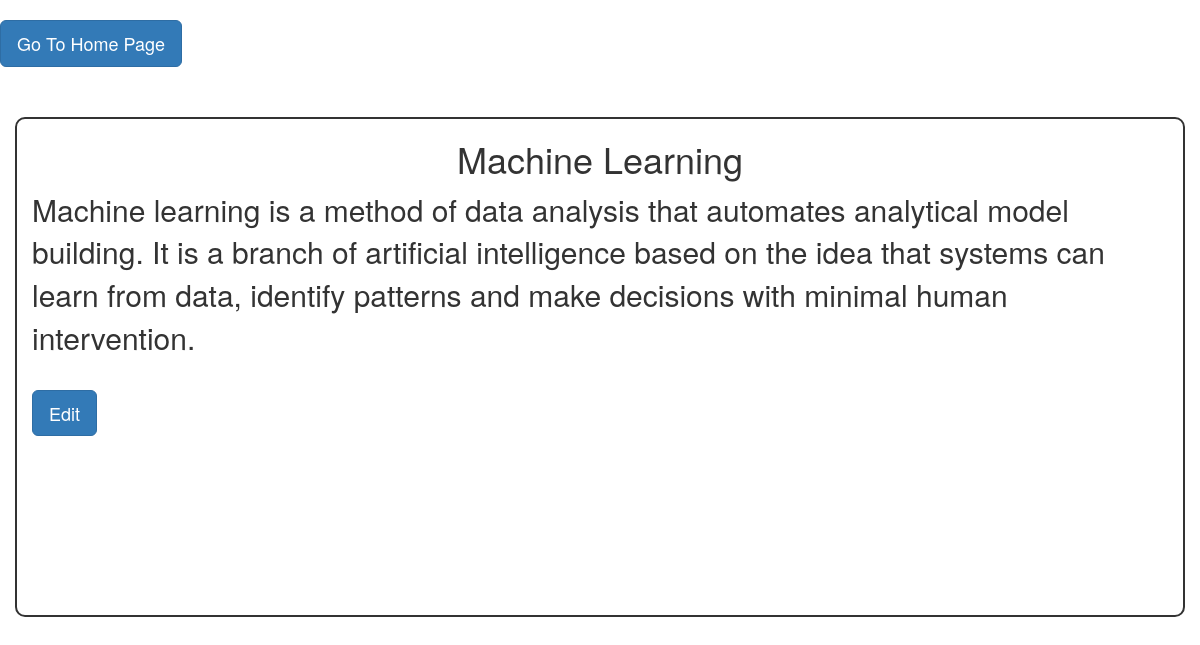
The page /blog/1 on the database its author committed.
### blog/models.py (models this page shows, shortened)
class art(models.Model):
    title = models.CharField(max_length=30)
    text= models.TextField()

### blog/views.py (the view)
# urls.py: path('blog/<int:pk>',views.detailPage.as_view(),name='detail'),
class detailPage(DetailView):
    model = art
    template_name='details.html'
    context_object_name = 'mod'

### templates/details.html (shortened to what this page needs)
{% load static %}
<!DOCTYPE html>
<html lang="en">
<head>
	<link rel="stylesheet" media="screen" href="https://cdnjs.cloudflare.com/ajax/libs/twitter-bootstrap/3.3.5/css/bootstrap.min.css">
	<link href="https://stackpath.bootstrapcdn.com/font-awesome/4.7.0/css/font-awesome.min.css" rel="stylesheet">
	<link rel="stylesheet" href="{% static 'det.css'%}" class="">
	 <link rel="stylesheet" href="https://cdnjs.cloudflare.com/ajax/libs/animate.css/3.7.2/animate.min.css">
</head>
<body>
  <a class="btn btn-primary btn-lg sss" href="{% url 'home'%}" role="button"> Go To Home Page</a>
  <div class="container">
    <h1 class="na animated infinite heartBeat ">{{mod.title}}</h1>
    <p>{{mod.text}}</p>
    <a class="btn btn-primary btn-lg sss" href="{% url 'edit' mod.pk%}" role="button">Edit</a>
  </div>

### static/det.css (style rules this page uses)
body { background: url(img.jpeg) no-repeat center center fixed ; background-size: cover; opacity: inherit; }
.sss { margin-top: 20px; }
.container { margin-top: 50px; border: 2px solid; border-radius: 10px; height: 500px; }
.container h1 { text-align: center; }
.container p { font-size: 30px; }

### rows shown on the page
art: title "Machine Learning", text "Machine learning is a method of data analysis that automates analytical model building. It is a branch of artificial intelligence based on the idea that systems can learn from data, identify patterns and make decisions with minimal human intervention."
